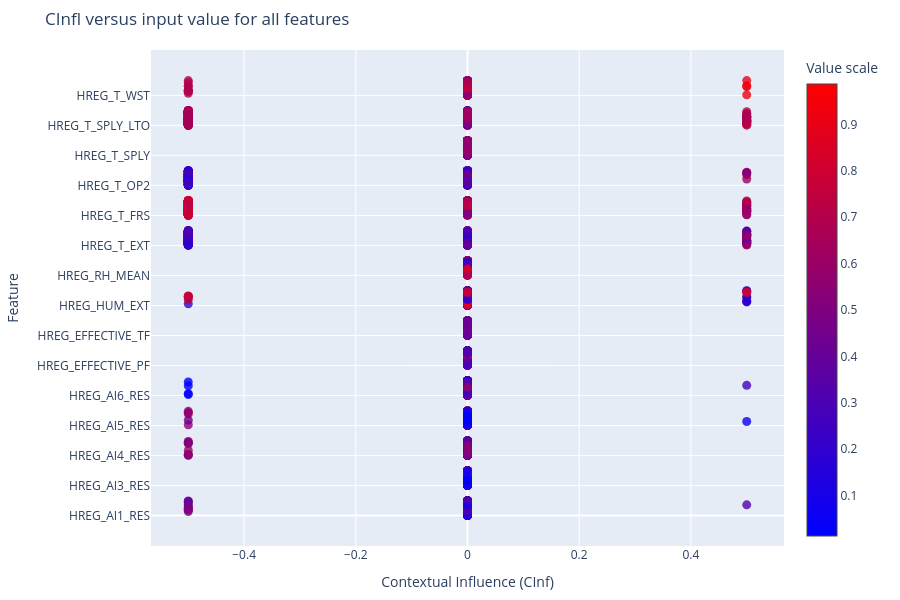

Notebook source saved alongside this figure:
### Code cell
fig = ciuplots.ciu_beeswarm(CIUres,xcol='Cinfl',  legend_title='Value scale')
fig.update_layout(height=600, width=900, margin=dict(l=20, r=20, t=50, b=20))
fig.update_layout(
    title='CInfl versus input value for all features',
    xaxis=dict(title='Contextual Influence (CInf)'),
    yaxis=dict(title='Feature'),
)
fig.show()

### Figure 1 — Plotly figure (JSON) as saved in the notebook; plotly's stock layout.template omitted (floating-point values rounded to 4 significant figures; data arrays with more than 128 entries replaced by an {"elided": "..."} marker saying what was removed)
{"data": [{"marker": {"color": {"elided": "330 float values"}, "colorbar": {"title": {"text": "Value scale"}}, "colorscale": [[0, "blue"], [1, "red"]], "opacity": 0.8, "size": 9}, "mode": "markers", "name": "HREG_AI1_RES", "type": "scatter", "x": {"elided": "330 float values"}, "y": {"elided": "4950 float values"}}, {"marker": {"color": {"elided": "330 float values"}, "colorscale": [[0, "blue"], [1, "red"]], "opacity": 0.8, "size": 9}, "mode": "markers", "name": "HREG_AI3_RES", "type": "scatter", "x": {"elided": "330 int values"}, "y": {"elided": "4950 float values"}}, {"marker": {"color": {"elided": "330 float values"}, "colorscale": [[0, "blue"], [1, "red"]], "opacity": 0.8, "size": 9}, "mode": "markers", "name": "HREG_AI4_RES", "type": "scatter", "x": {"elided": "330 float values"}, "y": {"elided": "4950 float values"}}, {"marker": {"color": {"elided": "330 float values"}, "colorscale": [[0, "blue"], [1, "red"]], "opacity": 0.8, "size": 9}, "mode": "markers", "name": "HREG_AI5_RES", "type": "scatter", "x": {"elided": "330 float values"}, "y": {"elided": "4950 float values"}}, {"marker": {"color": {"elided": "330 float values"}, "colorscale": [[0, "blue"], [1, "red"]], "opacity": 0.8, "size": 9}, "mode": "markers", "name": "HREG_AI6_RES", "type": "scatter", "x": {"elided": "330 float values"}, "y": {"elided": "4950 float values"}}, {"marker": {"color": {"elided": "330 float values"}, "colorscale": [[0, "blue"], [1, "red"]], "opacity": 0.8, "size": 9}, "mode": "markers", "name": "HREG_EFFECTIVE_PF", "type": "scatter", "x": {"elided": "330 int values"}, "y": {"elided": "4950 float values"}}, {"marker": {"color": {"elided": "330 float values"}, "colorscale": [[0, "blue"], [1, "red"]], "opacity": 0.8, "size": 9}, "mode": "markers", "name": "HREG_EFFECTIVE_TF", "type": "scatter", "x": {"elided": "330 int values"}, "y": {"elided": "4950 float values"}}, {"marker": {"color": {"elided": "330 float values"}, "colorscale": [[0, "blue"], [1, "red"]], "opacity": 0.8, "size": 9}, "mode": "markers", "name": "HREG_HUM_EXT", "type": "scatter", "x": {"elided": "330 float values"}, "y": {"elided": "4950 float values"}}, {"marker": {"color": {"elided": "330 float values"}, "colorscale": [[0, "blue"], [1, "red"]], "opacity": 0.8, "size": 9}, "mode": "markers", "name": "HREG_RH_MEAN", "type": "scatter", "x": {"elided": "330 int values"}, "y": {"elided": "4950 float values"}}, {"marker": {"color": {"elided": "330 float values"}, "colorscale": [[0, "blue"], [1, "red"]], "opacity": 0.8, "size": 9}, "mode": "markers", "name": "HREG_T_EXT", "type": "scatter", "x": {"elided": "330 float values"}, "y": {"elided": "4950 float values"}}, {"marker": {"color": {"elided": "330 float values"}, "colorscale": [[0, "blue"], [1, "red"]], "opacity": 0.8, "size": 9}, "mode": "markers", "name": "HREG_T_FRS", "type": "scatter", "x": {"elided": "330 float values"}, "y": {"elided": "4950 float values"}}, {"marker": {"color": {"elided": "330 float values"}, "colorscale": [[0, "blue"], [1, "red"]], "opacity": 0.8, "size": 9}, "mode": "markers", "name": "HREG_T_OP2", "type": "scatter", "x": {"elided": "330 float values"}, "y": {"elided": "4950 float values"}}, {"marker": {"color": {"elided": "330 float values"}, "colorscale": [[0, "blue"], [1, "red"]], "opacity": 0.8, "size": 9}, "mode": "markers", "name": "HREG_T_SPLY", "type": "scatter", "x": {"elided": "330 int values"}, "y": {"elided": "4950 float values"}}, {"marker": {"color": {"elided": "330 float values"}, "colorscale": [[0, "blue"], [1, "red"]], "opacity": 0.8, "size": 9}, "mode": "markers", "name": "HREG_T_SPLY_LTO", "type": "scatter", "x": {"elided": "330 float values"}, "y": {"elided": "4950 float values"}}, {"marker": {"color": {"elided": "330 float values"}, "colorscale": [[0, "blue"], [1, "red"]], "opacity": 0.8, "size": 9}, "mode": "markers", "name": "HREG_T_WST", "type": "scatter", "x": {"elided": "330 float values"}, "y": {"elided": "4950 float values"}}], "layout": {"coloraxis": {"showscale": true}, "height": 600, "legend": {"title": {"text": "My Legend Title"}}, "margin": {"b": 20, "l": 20, "r": 20, "t": 50}, "showlegend": false, "title": {"text": "CInfl versus input value for all features"}, "width": 900, "xaxis": {"title": {"text": "Contextual Influence (CInf)"}}, "yaxis": {"ticktext": ["HREG_AI1_RES", "HREG_AI3_RES", "HREG_AI4_RES", "HREG_AI5_RES", "HREG_AI6_RES", "HREG_EFFECTIVE_PF", "HREG_EFFECTIVE_TF", "HREG_HUM_EXT", "HREG_RH_MEAN", "HREG_T_EXT", "HREG_T_FRS", "HREG_T_OP2", "HREG_T_SPLY", "HREG_T_SPLY_LTO", "HREG_T_WST"], "tickvals": [0, 1, 2, 3, 4, 5, 6, 7, 8, 9, 10, 11, 12, 13, 14], "title": {"text": "Feature"}}}}
